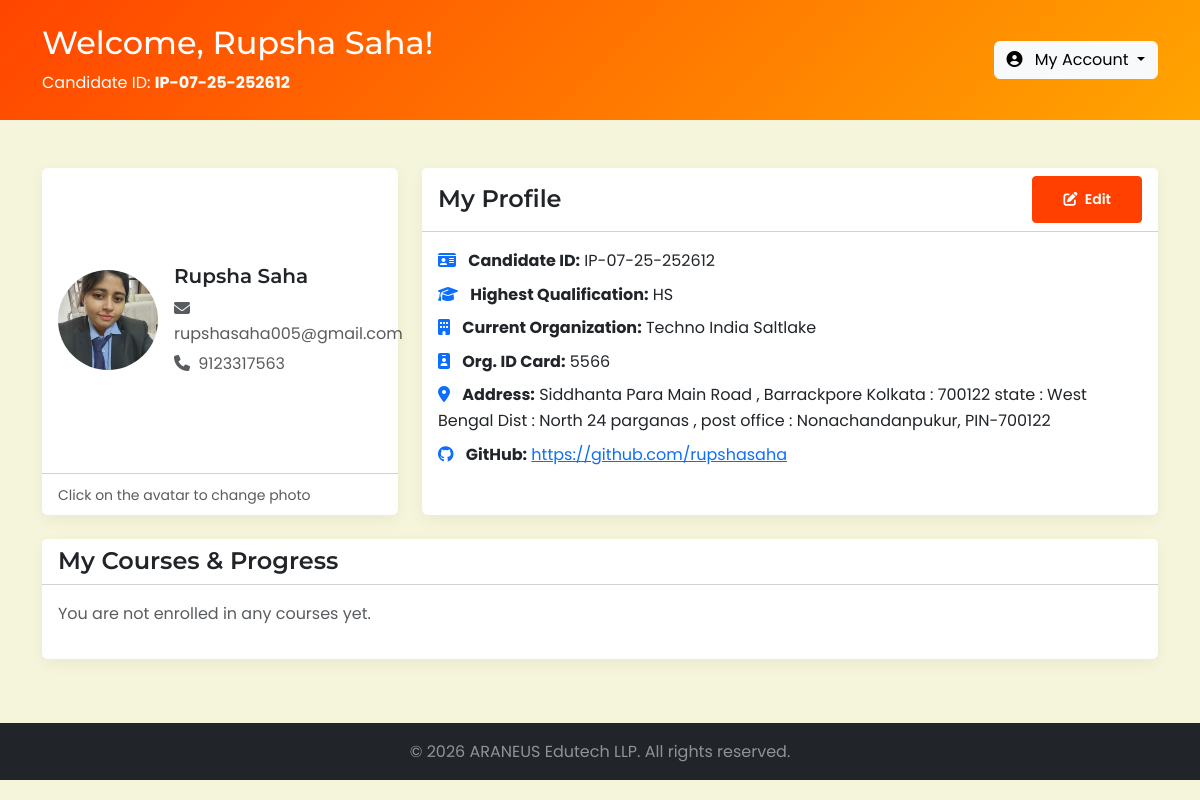
The app's page /portal/profile.php (signed in) with its own data.
### tables this page shows
CREATE TABLE `students` (
  `id` int(11) NOT NULL,
  `candidate_id` varchar(50) NOT NULL,
  `full_name` varchar(100) NOT NULL,
  `phone` varchar(15) DEFAULT NULL,
  `email` varchar(100) NOT NULL,
  `password` varchar(255) NOT NULL,
  `father_name` varchar(100) NOT NULL,
  `time_hours` int(11) NOT NULL,
  `address` text NOT NULL,
  `highest_qualification` varchar(50) DEFAULT NULL,
  `current_organization` varchar(50) DEFAULT NULL,
  `org_i_card` varchar(50) DEFAULT NULL,
  `github_link` varchar(255) DEFAULT NULL,
  `qr_code_path` varchar(255) DEFAULT NULL,
  `profile_picture` varchar(255) DEFAULT NULL,
  `status` enum('active','inactive','pending') DEFAULT 'pending',
  `last_login` datetime DEFAULT NULL,
  `email_verified` tinyint(1) DEFAULT 1,
  `verification_token` varchar(100) DEFAULT NULL,
  `reset_token` varchar(100) DEFAULT NULL,
  `reset_expiry` datetime DEFAULT NULL,
  `created_at` timestamp NOT NULL DEFAULT current_timestamp(),
  `updated_at` timestamp NOT NULL DEFAULT current_timestamp() ON UPDATE current_timestamp()
);

### includes/database.php (called while the page is built, shortened)
<?php
class Database {
    private $host = DB_HOST;
    private $user = DB_USER;
    private $pass = DB_PASS;
    private $dbname = DB_NAME;
    private $conn;
    private function connect() {
        $this->conn = new mysqli($this->host, $this->user, $this->pass, $this->dbname);
        $this->conn->set_charset("utf8");
    }
    public function getConnection() {
        return $this->conn;
    }
}
?>

### controller/StudentController.php (called while the page is built, shortened)
<?php
class StudentController {
    private $conn;
    public function __construct() {
       require_once __DIR__ . '/../includes/database.php';
        $database = new Database();
        $this->conn = $database->getConnection();
    }
    public function getStudentById($id) {
        $stmt = $this->conn->prepare("SELECT * FROM students WHERE id = ?");
        $stmt->bind_param("i", $id);
        $stmt->execute();
        return $stmt->get_result()->fetch_assoc();
    }
}
?>

### controller/Auth.php (called while the page is built, shortened)
<?php
class Auth {
    public function __construct() {
        require_once __DIR__ . '/../includes/database.php';
        $database = new Database();
    }
    public function getStudentId() {
        return $_SESSION['student_id'] ?? null;
    }
}
?>

### portal/profile.php (the view, shortened to what this page needs)
<?php
require_once 'includes/header.php';
$enrollments = [];
?>
<section class="py-5">
    <div class="container">
        <div class="row">
            <div class="col-md-4">
                <div class="card mb-4">
                    <div class="card-body d-flex align-items-center">
                        <div class="profile-avatar me-3" style="cursor: pointer;" onclick="document.getElementById('avatarUpload').click();">
                            <?php if (!empty($studentData['profile_picture'])): ?>
                                <img src="<?php echo SITE_URL . 'uploads/profile_pictures/' . htmlspecialchars($studentData['profile_picture']); ?>"
                                     alt="Profile" class="rounded-circle" width="100" height="100" style="object-fit: cover;">
                            <?php endif; ?>
                        </div>
                        <div>
                            <h5><?php echo htmlspecialchars($studentData['full_name']); ?></h5>
                            <p class="text-muted mb-1">
                                <i class="fas fa-envelope me-1"></i> <?php echo htmlspecialchars($studentData['email']); ?>
                            </p>
                            <p class="text-muted mb-0">
                                <i class="fas fa-phone me-1"></i> <?php echo htmlspecialchars($studentData['phone']); ?>
                            </p>
                        </div>
                    </div>
                    <div class="card-footer bg-transparent">
                        <small class="text-muted">Click on the avatar to change photo</small>
                    </div>
                </div>
            </div>
            <div class="col-md-8">
                <div class="card mb-4">
                    <div class="card-header bg-white d-flex justify-content-between align-items-center">
                        <h4 class="mb-0">My Profile</h4>
                        <button class="btn btn-primary btn-sm" data-bs-toggle="modal" data-bs-target="#editProfileModal">
                            <i class="fas fa-edit me-1"></i> Edit
                        </button>
                    </div>
                    <div class="card-body">
                        <ul class="list-unstyled mb-0">
                            <li class="mb-2">
                                <i class="fas fa-id-card me-2 text-primary"></i>
                                <strong>Candidate ID:</strong> <?php echo htmlspecialchars($studentData['candidate_id']); ?>
                            </li>
                            <li class="mb-2">
                                <i class="fas fa-graduation-cap me-2 text-primary"></i>
                                <strong>Highest Qualification:</strong>
                                <?php echo htmlspecialchars($studentData['highest_qualification'] ?? 'Not specified'); ?>
                            </li>
                            <li class="mb-2">
                                <i class="fas fa-building me-2 text-primary"></i>
                                <strong>Current Organization:</strong>
                                <?php echo htmlspecialchars($studentData['current_organization'] ?? 'Not specified'); ?>
                            </li>
                            <li class="mb-2">
                                <i class="fas fa-id-badge me-2 text-primary"></i>
                                <strong>Org. ID Card:</strong>
                                <?php echo htmlspecialchars($studentData['org_i_card'] ?? 'Not specified'); ?>
                            </li>
                            <li class="mb-2">
                                <i class="fas fa-map-marker-alt me-2 text-primary"></i>
                                <strong>Address:</strong>
                                <?php echo htmlspecialchars($studentData['address'] ?? 'Not specified'); ?>
                            </li>
                            <li class="mb-2">
                                <i class="fab fa-github me-2 text-primary"></i>
                                <strong>GitHub:</strong>
                                <?php if (!empty($studentData['github_link'])): ?>
                                    <a href="<?php echo htmlspecialchars($studentData['github_link']); ?>" target="_blank">
                                        <?php echo htmlspecialchars($studentData['github_link']); ?>
                                    </a>
                                <?php else: ?>
                                    Not provided
                                <?php endif; ?>
                            </li>
                        </ul>
                    </div>
                </div>
            </div>
        </div>
        <div class="row mt-4">
            <div class="col-12">
                <div class="card">
                    <div class="card-header bg-white">
                        <h4 class="mb-0">My Courses & Progress</h4>
                    </div>
                    <div class="card-body">
                        <?php if (empty($enrollments)): ?>
                            <p class="text-muted">You are not enrolled in any courses yet.</p>
                        <?php endif; ?>
                    </div>
                </div>
            </div>
        </div>
    </div>
</section>
<?php
require_once 'includes/footer.php';
?>

### portal/includes/header.php (shortened to what this page needs)
<?php
require_once '../controller/Auth.php';
require_once '../controller/StudentController.php';
$auth = new Auth();
$student = new StudentController();
$studentId = $auth->getStudentId();
$studentData = $student->getStudentById($studentId);
?>
<!DOCTYPE html>
<html lang="en">
<head>
    <link href="https://cdn.jsdelivr.net/npm/bootstrap@5.3.0-alpha1/dist/css/bootstrap.min.css" rel="stylesheet">
    <link rel="stylesheet" href="https://cdnjs.cloudflare.com/ajax/libs/font-awesome/6.4.0/css/all.min.css">
    <link rel="stylesheet" href="<?php echo SITE_URL; ?>assets/css/style.css">
    <link rel="icon" type="image/x-icon" href="<?php echo SITE_URL; ?>assets/images/icon.png"></head>
<body>
    <section class="dashboard-header bg-primary text-white py-4">
        <div class="container">
            <div class="row align-items-center">
                <div class="col-md-8">
                    <h1 class="h2 mb-2">Welcome, <?php echo htmlspecialchars($studentData['full_name']); ?>!</h1>
                    <p class="mb-0">Candidate ID: <strong><?php echo htmlspecialchars($studentData['candidate_id']); ?></strong></p>
                </div>
                <div class="col-md-4 text-md-end">
                    <div class="dropdown">
                        <button class="btn btn-light dropdown-toggle" type="button" data-bs-toggle="dropdown">
                            <i class="fas fa-user-circle me-2"></i> My Account
                        </button>
                    </div>
                </div>
            </div>
        </div>
    </section>

### assets/css/style.css (style rules this page uses)
:root { --primary-color: #ff4000; --secondary-color: #ffa900; --dark-color: #333333; --light-color: #f8f9fa; --gray-color: #6c757d; --gradient-color: linear-gradient(135deg, #ff4000 0%, #ffa900 100%); }
* { margin: 0; padding: 0; box-sizing: border-box; }
body { font-family: 'Poppins', sans-serif; color: var(--dark-color); line-height: 1.6; }
h1, h2, h3, h4, h5, h6 { font-family: 'Montserrat', sans-serif; font-weight: 600; }
.btn-primary { background-color: var(--primary-color); border-color: var(--primary-color); padding: 12px 30px; font-weight: 600; border-radius: 4px; }
.card { border: none; box-shadow: 0 5px 15px rgba(0, 0, 0, 0.05); transition: transform 0.3s ease; height: 100%; }

### portal/includes/footer.php (style rules this page uses)
body { font-family: 'Poppins', sans-serif; background-color: #f8f9fa; background-color: beige !important; }
.dashboard-header { background: linear-gradient(135deg, #FF4500 0%, #FFA500 100%); }

### records on screen
students: full_name "Rupsha Saha", candidate "IP-07-25-252612", profile_picture (picture), email "rupshasaha005@gmail.com", phone "9123317563", highest_qualification "HS", current_organization "Techno India Saltlake", org_i_card "5566", address "Siddhanta Para Main Road , Barrackpore Kolkata : 700122 state : West Bengal Dist : North 24 parganas , post office : Nonachandanpukur, PIN-700122", github_link "https://github.com/rupshasaha"
